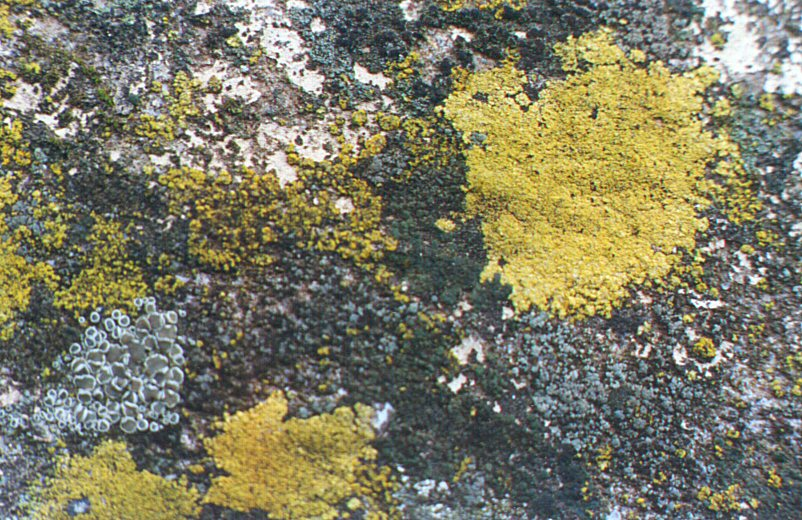
#> input picture lichen/Lichen.jpg, 802 x 520 px; its folder holds only this picture in this run
$ python lichen.py   (Python 2 division)
#> lines starting #> are read from the running program, lines starting #| are printed output that depends on the picture; after the words box and inside, x2 and y2 are one past the last pixel; in counts of white or black regions, pixels touching at a corner belong together; long printed decimals are rounded
#> the answer given: lichen/Lichen.jpg
import os
from PIL import Image
import numpy as np
import ImageFilter
from DEFAULTS import *

def analyze_image(user_image, low_threshold, high_threshold):
    # lichen_im = Image.open("Lichen.jpg")

#> called with user_image = 'lichen/Lichen.jpg', low_threshold = 150, high_threshold = 200
    lichen_im = Image.open(user_image)
#> lichen_im is the input picture: PIL image 802x520 RGB; mean R, G, B 125.1, 123.5, 100.2

    lichen_im.show()
    lichen_converted = lichen_im.convert('L')
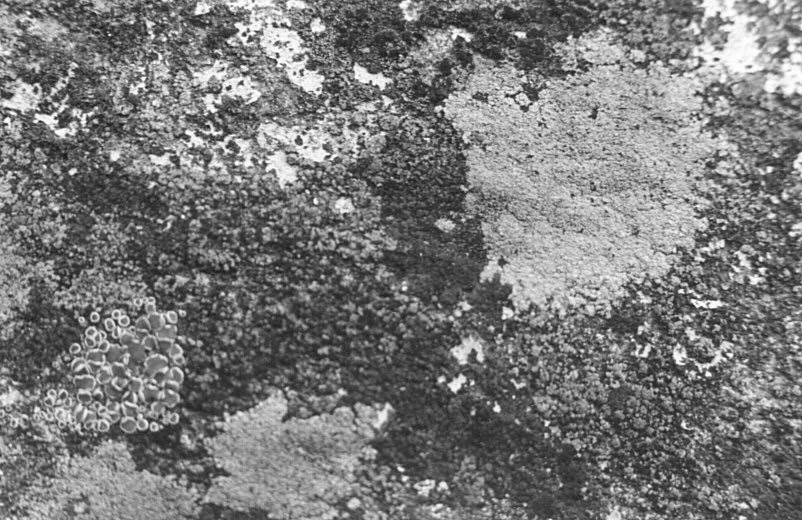
#> lichen_converted: PIL image 802x520 L; min 15, max 255, mean 121.3
    lichen_converted.show()
    lichen_blurred = lichen_converted.filter(ImageFilter.BLUR)
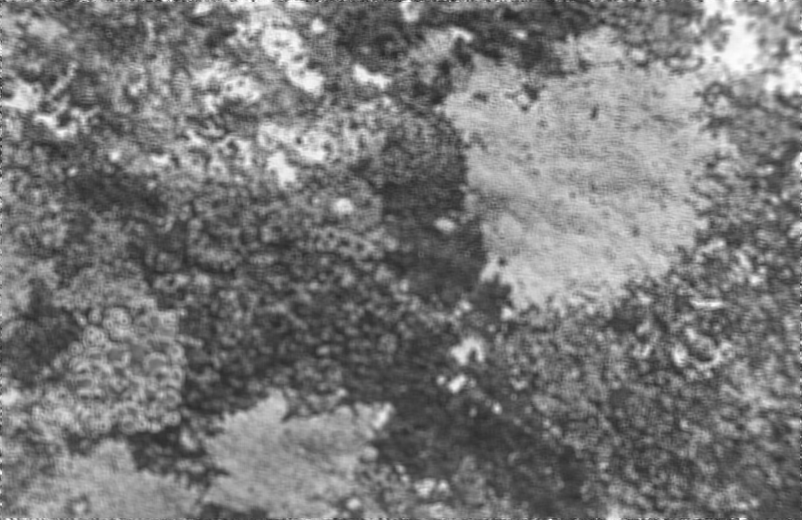
#> lichen_blurred: PIL image 802x520 L; min 39, max 255, mean 121.3
    lichen_blurred.show()

    original_ndarr = np.array(lichen_converted, dtype = float)

    ndarr = np.array(lichen_blurred, dtype = float)

    # print ndarr

    ndarr[ndarr<low_threshold] = 0
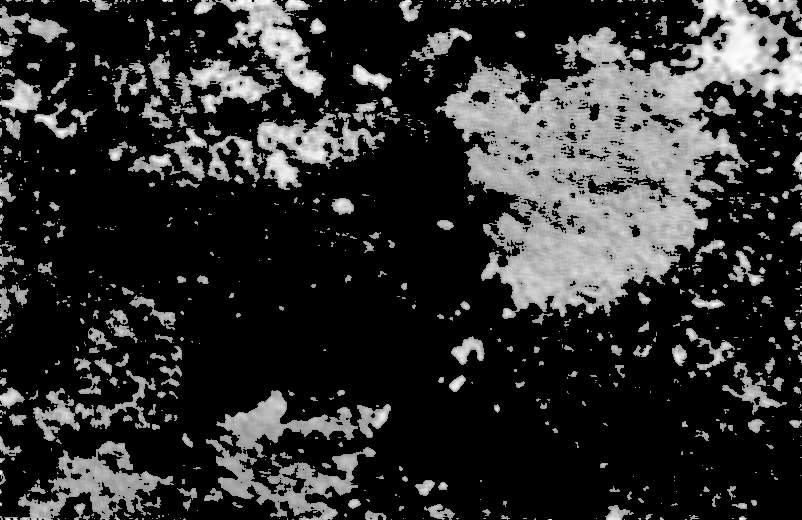
#> ndarr: shape (520, 802) float64; min 0, max 255, mean 47.1
    ndarr[ndarr > high_threshold] = 0
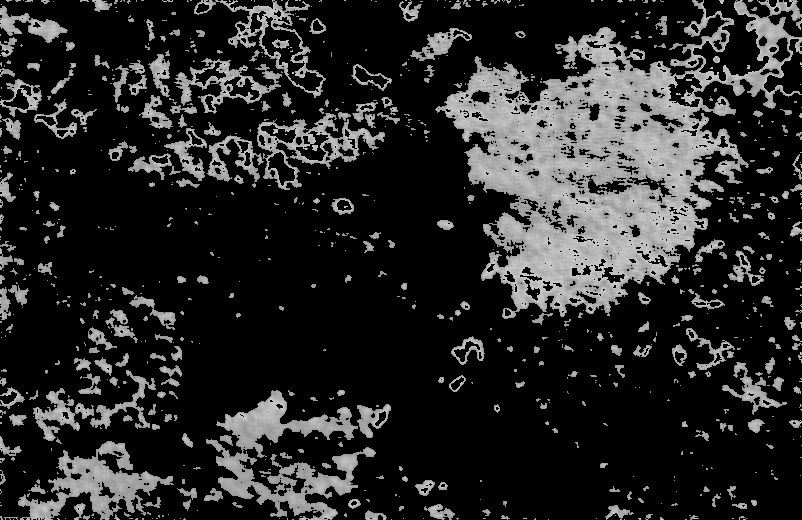
#> ndarr: shape (520, 802) float64; 3.4% of pixels changed, all inside (x1, y1, x2, y2) = (0, 0, 802, 520)
    ndarr[ndarr != 0] = 255
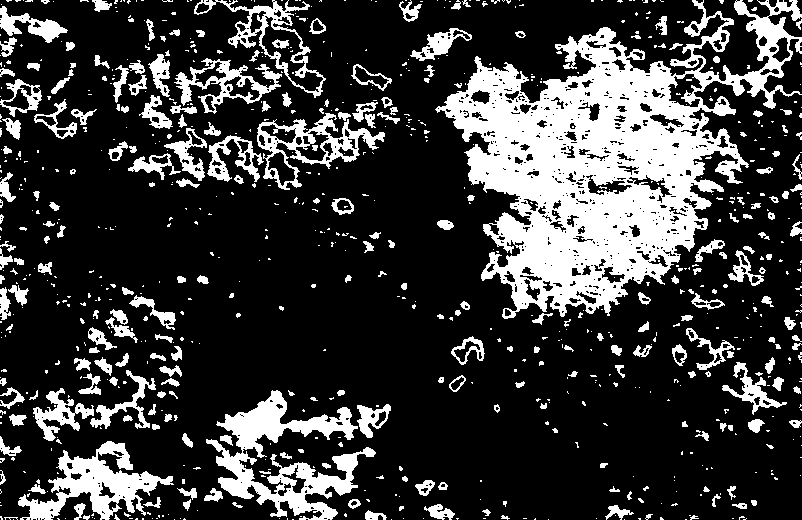
#> ndarr: shape (520, 802) float64; 23.2% white; 858 white regions (613 under 20 px), largest, box (x1, y1, x2, y2) and area: (435, 0, 802, 319) 48639, (206, 390, 376, 520) 7676, (18, 441, 174, 520) 4606

    print ndarr
#> (printed output is left out)
    counter = 0
    lichen_counter = 0
    for li in np.nditer(ndarr):
        counter +=1
        if li == 255.:
            lichen_counter +=1
#> this loop made 417040 passes
#> li on passes 1 to 12: 0, 0, 0, 0, 0, 0, 255, 255, 255, 255, 255, 255
#> after the loop, counter = 417040; lichen_counter = 96799

    print "counter: " + str(counter)
#| counter: 417040
    print "lichen counter: " + str(lichen_counter)
#| lichen counter: 96799
    percentage = 1.0*lichen_counter/counter
#> percentage = 0.232
    print "percentage: " + str(percentage)
#| percentage: 0.2321

    lichen_threshold = Image.fromarray(ndarr)
    lichen_threshold.show()

    return counter, lichen_counter, percentage

def user_interaction():
    ''' this function deals with user's requests'''
    print "Plese enter thresholds (default values - ({}, {})):\n low (0-255): ".format(DEFAULT_LOW, DEFAULT_HIGH)
    low_threshold = raw_input()
    if not low_threshold:
        print "150"
        low_threshold = DEFAULT_LOW
    print "high (0-255): "
    high_threshold = raw_input()
    if not high_threshold:
        print "200"
        high_threshold = DEFAULT_HIGH
    low_threshold = int(low_threshold)
    high_threshold = int(high_threshold)
    print "Would you like to work on a (s)ingle image or on a (d)irectory?: "
    print "(default - single image)"
    single_dir = raw_input()
    if not single_dir:
        print "(s) - single image"
        single_dir = "S"
    if single_dir.upper() == 'S':
        print "Please write a file name to analyze (default {}): ".format(DEFAULT_IMAGE)
        user_image = raw_input()
        if not user_image:
            print DEFAULT_IMAGE
            user_image = DEFAULT_IMAGE
        analyze_image(user_image, low_threshold, high_threshold)
    if single_dir.upper() == 'D':
        counter_list = []
        lichen_list = []
        percentage_list = []
        print "Please write directory path to analyze: "
        print "(default path: {})".format(DEFAULT_DIRECTORY)
        user_directory = raw_input()
        if not user_directory:
            print DEFAULT_DIRECTORY
            user_directory = DEFAULT_DIRECTORY
        os.chdir(user_directory)
        for files in os.listdir(user_directory):
            if files.endswith(".jpg") or files.endswith(".JPG"):
                print files
                c,l,p = analyze_image(files, low_threshold, high_threshold)
                counter_list.append(c)
                lichen_list.append(l)
                percentage_list.append(p)
        print counter_list
        print lichen_list
        print percentage_list

user_interaction()
